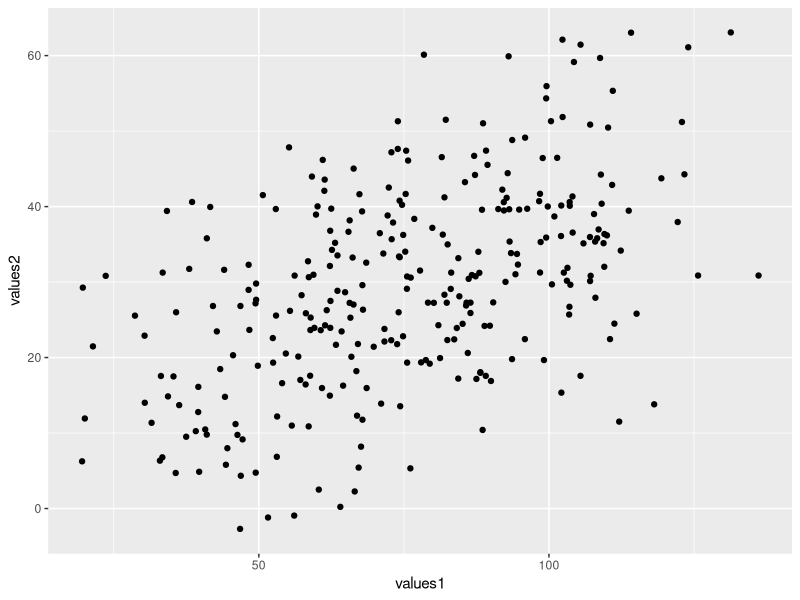
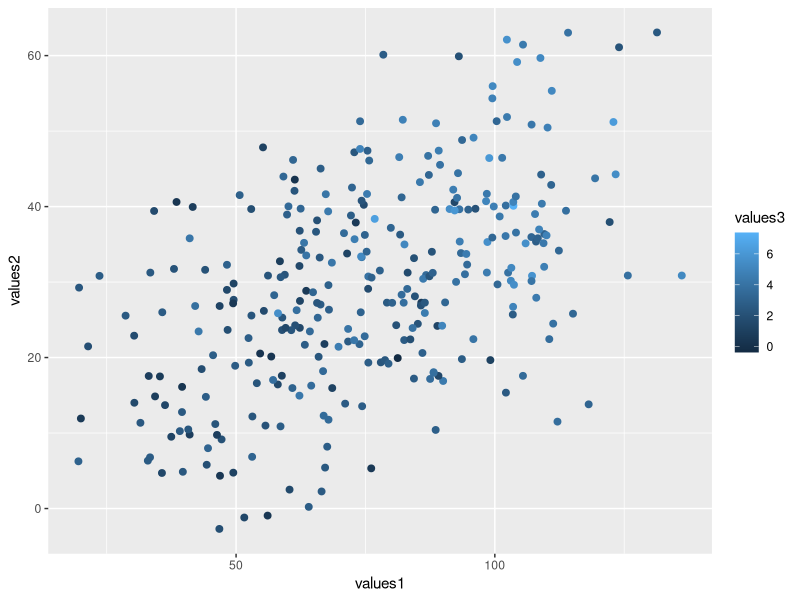
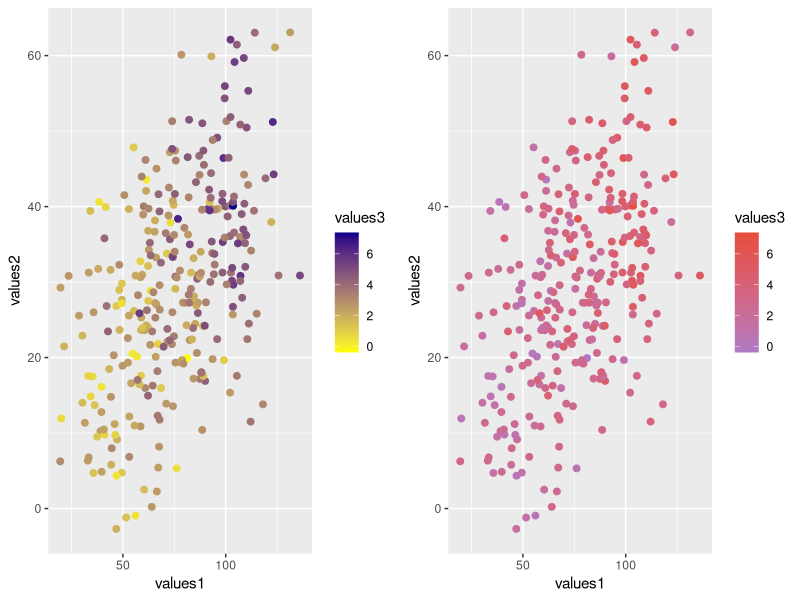
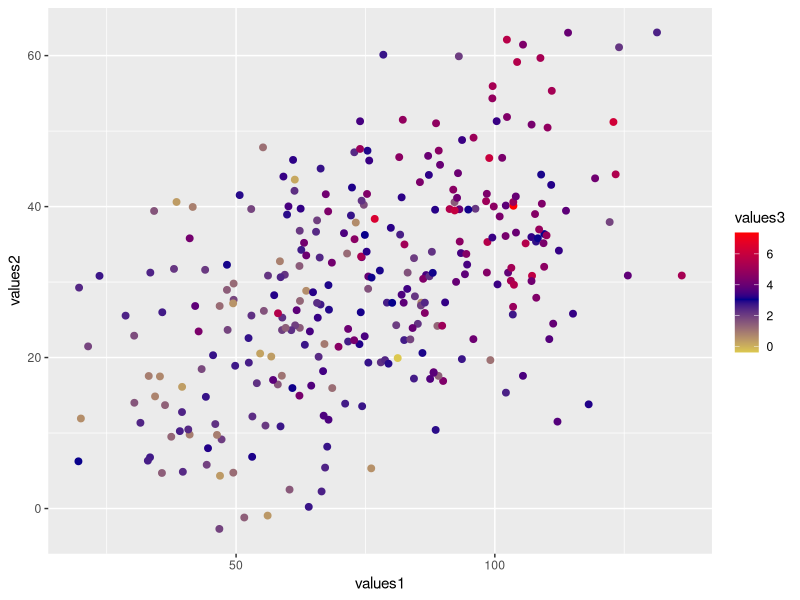

Write the R code that produced these figures, in order.
## ---- chunk 1
knitr::opts_chunk$set(echo = TRUE, fig.align='center')

# title: Color scale for continuous variables
# author: jonathan
# revised: 15/3/2020 

WEB <- c("https://bioceed.uib.no/dropfolder/bioSTATS/Rmd/Visualizing/Essential/color-scale-continuous.html")
GIT <- c("https://github.com/jonathansoule/biostats/blob/master/Visualizing/Essential/color-scale-continuous.Rmd")
library(ggplot2)
library(gridExtra)
# variable 1
values1 <- c(rnorm(100, mean=50, sd=15), rnorm(100, mean=75, sd=15), rnorm(100, mean=100, sd=15))
# variable 2
values2 <- c(rnorm(100, mean=20, sd=10), rnorm(100, mean=30, sd=10),rnorm(100, mean=40, sd=10))
# variable 3
values3 <- c(rnorm(100, mean=2, sd=1), rnorm(100, mean=3, sd=1),rnorm(100, mean=4, sd=1))
# dataframe
df <- data.frame(values1, values2, values3)
## ---- chunk 2
ggplot(df, aes(values1, values2)) +
  geom_point()
## ---- chunk 3
ggplot(df, aes(values1, values2)) +
  geom_point(aes(color = values3), size = 2)
## ---- chunk 4
grid.arrange(
  ggplot(df, aes(values1, values2)) +                       
    geom_point(aes(color = values3), size = 2) +
    scale_color_gradient(low = "yellow", high = "darkblue"),          # left plot, colors coded with R names
  ggplot(df, aes(values1, values2)) +                     
    geom_point(aes(color = values3), size = 2) +
    scale_color_gradient(low = "#AF7AC5", high = "#E74C3C"),          # right plot, colors coded with Hex codes
  nrow=1)
## ---- chunk 5
ggplot(df, aes(values1, values2, values3)) +
  geom_point(aes(color = values3), size = 2) +
  scale_color_gradient2(low = "yellow", mid = "darkblue", high = "red", midpoint = mean(values3))
